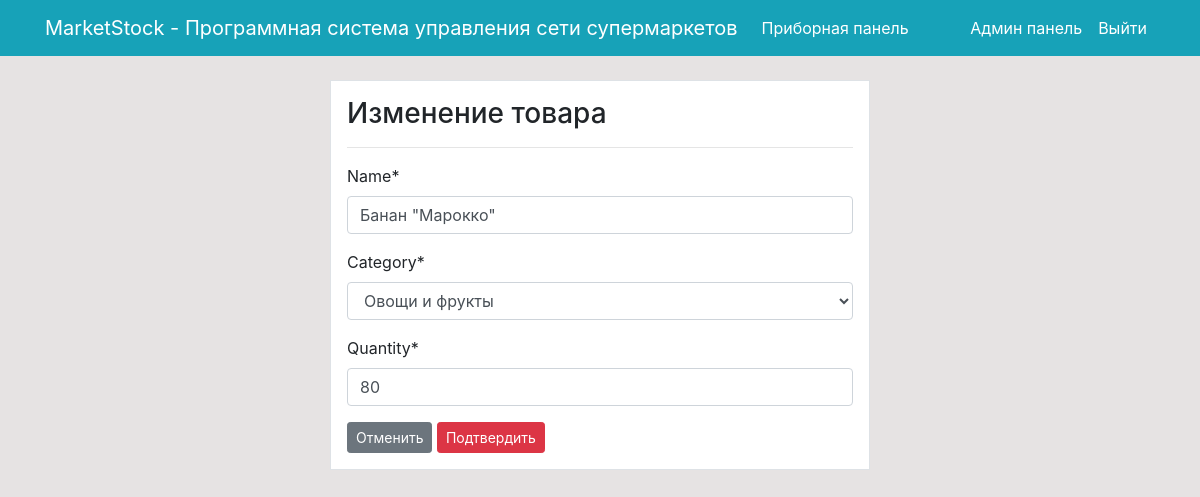
The app's page /products/edit/3/ (signed in) with its own data.
### dashboard/models.py (models this page shows, shortened)
class Product(models.Model):
    name = models.CharField(max_length=100, null=True)
    category = models.CharField(max_length=20 , choices=CATEGORY, null=True)
    quantity = models.PositiveIntegerField(null=True)

### dashboard/views.py (the view)
# urls.py: path('products/edit/<int:pk>/', dashboard.views.product_edit, name='Изменить продукт'),
@login_required(login_url='Вход')
def product_edit(request, pk):
    item = Product.objects.get(id=pk)
    if request.method == 'POST':
        form = ProductForm(request.POST, instance=item)
        if form.is_valid():
            form.save()
            return redirect('Продукты')
    else:
        form = ProductForm(instance=item)
    context = {
        'form': form,
    }
    return render(request, 'dashboard/product_edit.html', context)

### dashboard/forms.py
class ProductForm(forms.ModelForm):
    class Meta:
        model = Product
        fields = '__all__'

### templates/dashboard/product_edit.html (shortened to what this page needs)
{% extends 'partials/base.html' %}
{% load crispy_forms_tags %}
{% block content %}
<div class="row my-4">
    <div class="col-md-6 offset-md-3">
        <div class="border p-3 bg-white">
            <h3>Изменение товара</h3>
            <hr>
            <form method="POST">
                {{ form | crispy }}
                <a class="btn btn-secondary btn-sm" href="{% url 'Продукты' %}">Отменить</a>
                <input class="btn btn-danger btn-sm" type="submit" value="Подтвердить">
            </form>
        </div>
    </div>
</div>
{% endblock %}

### static/style.css (style rules this page uses)
body { background: rgb(230, 227, 227); }

### records on screen
Product: name "Банан \"Марокко\"", category "Овощи и фрукты", quantity "80"
